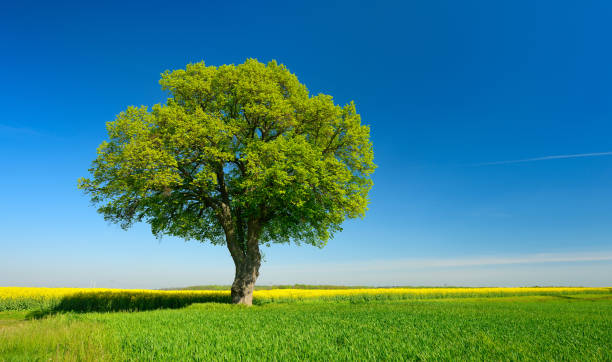
#> input picture Lab Experiments/Exp 4/image.jpg, 612 x 362 px
$ python 'import cv2.py'
#> lines starting #> are read from the running program, lines starting #| are printed output that depends on the picture
import cv2

img = cv2.imread("image.jpg")
#> img is the input picture: shape (362, 612, 3); mean B, G, R 129.6, 133.1, 68.7

gray = cv2.cvtColor(img, cv2.COLOR_BGR2GRAY)
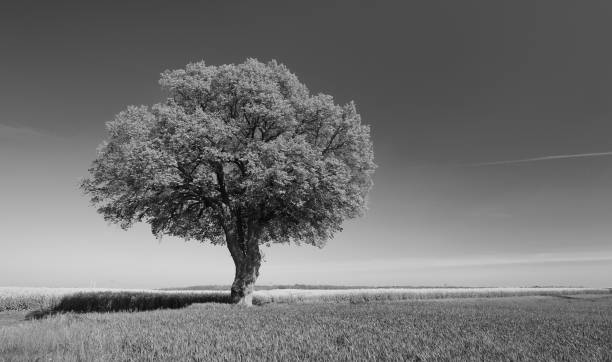
#> gray: shape (362, 612); min 1, max 231, mean 113.5

equalized = cv2.equalizeHist(gray)
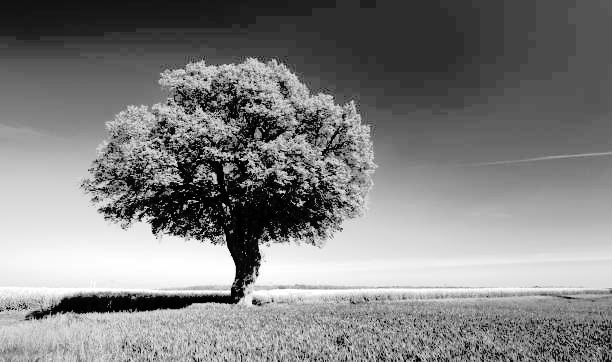
#> equalized: shape (362, 612); min 0, max 255, mean 128.9

cv2.imshow("Original Image", gray)
cv2.imshow("Equalized Image", equalized)

cv2.waitKey(0)
cv2.destroyAllWindows()
